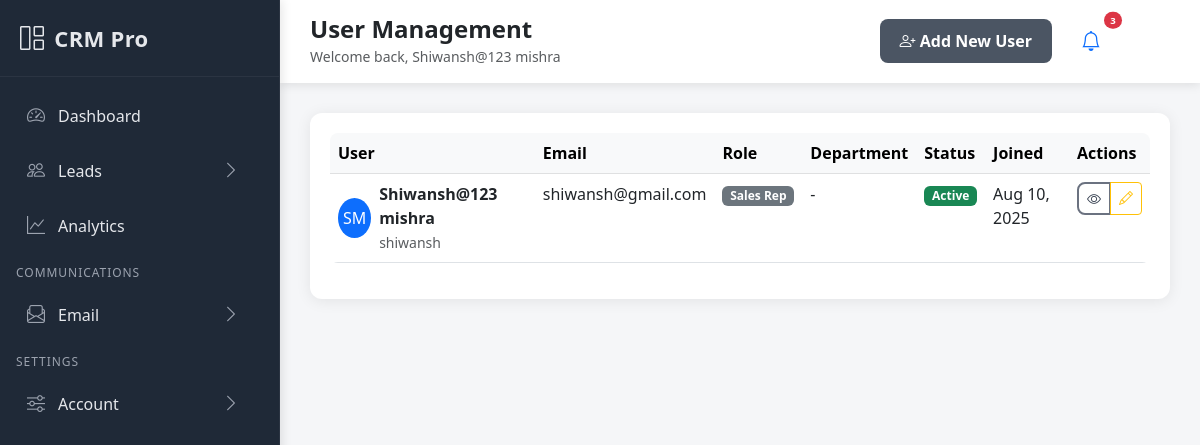
Before: /accounts/users/ (signed in) with the older database file.
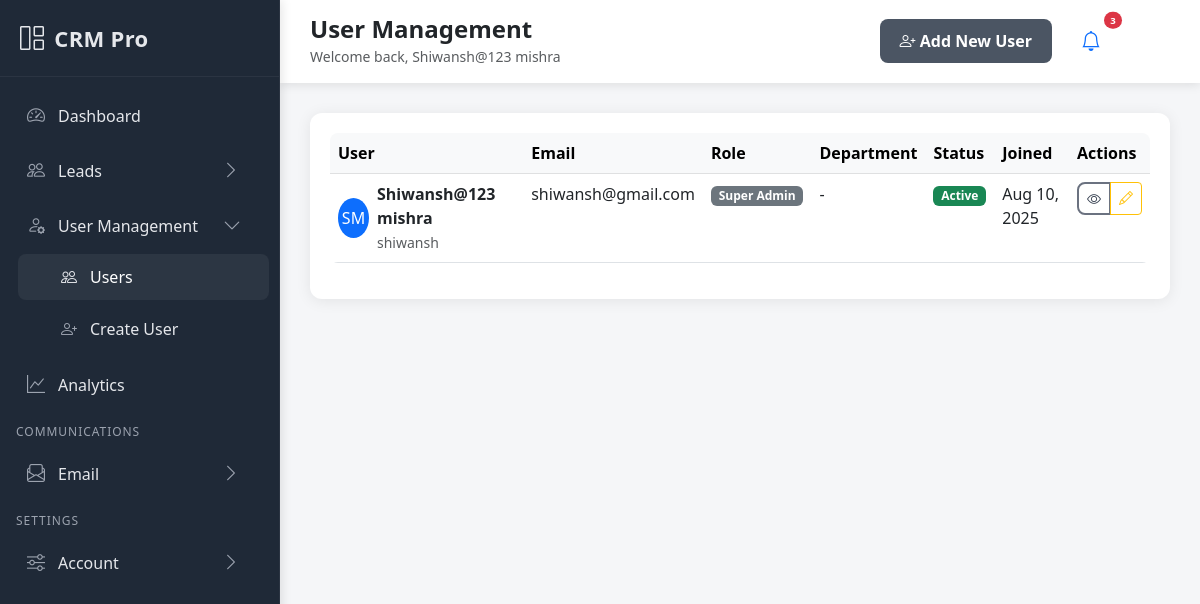
After: the same page with the newer database file.
### accounts/models.py (models this page shows, shortened)
class CustomUser(AbstractUser):
    ROLE_CHOICES = [
        ('superadmin', 'Super Admin'),
        ('admin', 'Admin'),
        ('sales_manager', 'Sales Manager'),
        ('sales_rep', 'Sales Rep'),
        ('marketing', 'Marketing'),
    ]
    email = models.EmailField(unique=True)
    phone = models.CharField(max_length=15, blank=True, null=True)
    role = models.CharField(max_length=20, choices=ROLE_CHOICES, default='sales_rep')
    department = models.CharField(max_length=100, blank=True, null=True)
    profile_picture = models.ImageField(upload_to='profiles/', blank=True, null=True)
    is_active = models.BooleanField(default=True)
    date_joined = models.DateTimeField(auto_now_add=True)
    USERNAME_FIELD = 'username'
    REQUIRED_FIELDS = ['email', 'first_name', 'last_name']

### accounts/views.py (the view, shortened to what this page needs)
# urls.py: path('users/', views.UserListView.as_view(), name='user_list'),
class UserListView(LoginRequiredMixin, UserPassesTestMixin, ListView):
    model = CustomUser
    template_name = 'accounts/user_list.html'
    context_object_name = 'users'
    paginate_by = 20
    def test_func(self):
        return is_admin_or_superuser(self.request.user)
    def get_queryset(self):
        queryset = CustomUser.objects.all().order_by('-date_joined')
        search = self.request.GET.get('search')
        return queryset

### accounts/views.py (called while the page is built)
def is_admin_or_superuser(user):
    return user.is_authenticated and (user.role in ['admin', 'superadmin'] or user.is_superuser)

### templates/accounts/user_list.html (shortened to what this page needs)
{% extends 'base.html' %}
{% block page_title %}User Management{% endblock %}
{% block page_actions %}
<a href="{% url 'accounts:user_create' %}" class="btn btn-primary">
    <i class="bi bi-person-plus"></i> Add New User
</a>
{% endblock %}
{% block content %}
<div class="card">
    <div class="card-body">
        <div class="table-responsive">
            <table class="table table-hover">
                <thead class="table-light">
                    <tr>
                        <th>User</th>
                        <th>Email</th>
                        <th>Role</th>
                        <th>Department</th>
                        <th>Status</th>
                        <th>Joined</th>
                        <th>Actions</th>
                    </tr>
                </thead>
                <tbody>
                    {% for user_obj in users %}
                    <tr>
                        <td>
                            <div class="d-flex align-items-center">
                                {% if user_obj.profile_picture %}
                                <img src="{{ user_obj.profile_picture.url }}" class="rounded-circle me-2" width="40" height="40">
                                {% else %}
                                <div class="bg-primary rounded-circle text-white d-flex align-items-center justify-content-center me-2" style="width: 40px; height: 40px;">
                                    {{ user_obj.first_name.0|upper }}{{ user_obj.last_name.0|upper }}
                                </div>
                                {% endif %}
                                <div>
                                    <div class="fw-bold">{{ user_obj.get_full_name }}</div>
                                    <small class="text-muted">{{ user_obj.username }}</small>
                                </div>
                            </div>
                        </td>
                        <td>{{ user_obj.email }}</td>
                        <td>
                            <span class="badge bg-secondary">{{ user_obj.get_role_display }}</span>
                        </td>
                        <td>{{ user_obj.department|default:"-" }}</td>
                        <td>
                            {% if user_obj.is_active %}
                            <span class="badge bg-success">Active</span>
                            {% else %}
                            <span class="badge bg-danger">Inactive</span>
                            {% endif %}
                        </td>
                        <td>{{ user_obj.date_joined|date:"M d, Y" }}</td>
                        <td>
                            <div class="btn-group btn-group-sm">
                                <a href="{% url 'accounts:user_detail' user_obj.pk %}" class="btn btn-outline-primary btn-sm">
                                    <i class="bi bi-eye"></i>
                                </a>
                                <a href="{% url 'accounts:user_update' user_obj.pk %}" class="btn btn-outline-warning btn-sm">
                                    <i class="bi bi-pencil"></i>
                                </a>
                            </div>
                        </td>
                    </tr>
                    {% empty %}
                    <tr>
                        <td colspan="7" class="text-center text-muted py-4">
                            No users found. <a href="{% url 'accounts:user_create' %}">Create your first user</a>
                        </td>
                    </tr>
                    {% endfor %}
                </tbody>
            </table>
        </div>
    </div>
</div>
{% endblock %}

### templates/base.html (shortened to what the changed rows need)
<!DOCTYPE html>
<html lang="en">
<head>
    <link href="https://cdn.jsdelivr.net/npm/bootstrap@5.3.0/dist/css/bootstrap.min.css" rel="stylesheet">
    <link href="https://cdn.jsdelivr.net/npm/bootstrap-icons@1.10.0/font/bootstrap-icons.css" rel="stylesheet">
</head>
<body>
    <nav class="sidebar" id="sidebar">
        <ul class="nav flex-column sidebar-nav">
            {% if user.role == 'admin' or user.role == 'superadmin' %}
            <li class="nav-item">
                <a class="nav-link" data-bs-toggle="collapse" href="#menu-users" role="button" aria-expanded="{% if request.resolver_match.app_name == 'accounts' and 'user' in request.path %}true{% else %}false{% endif %}" aria-controls="menu-users">
                    <i class="bi bi-person-gear"></i>
                    <span>User Management</span>
                    <i class="bi bi-chevron-right chevron"></i>
                </a>
                <ul class="nav flex-column collapse submenu {% if request.resolver_match.app_name == 'accounts' and 'user' in request.path %}show{% endif %}" id="menu-users">
                    <li class="nav-item">
                        <a class="nav-link {% if request.resolver_match.url_name == 'user_list' %}active{% endif %}" href="{% url 'accounts:user_list' %}">
                            <i class="bi bi-people"></i>
                            <span>Users</span>
                        </a>
                    </li>
                    <li class="nav-item">
                        <a class="nav-link {% if request.resolver_match.url_name == 'user_create' %}active{% endif %}" href="{% url 'accounts:user_create' %}">
                            <i class="bi bi-person-plus"></i>
                            <span>Create User</span>
                        </a>
                    </li>
                </ul>
            </li>
            {% endif %}
        </ul>
    </nav>
    <div class="main-content">
        <div class="topbar">
            <div class="d-flex justify-content-between align-items-center">
                <div class="page-header">
                    <h4 class="mb-0 fw-bold">{% block page_title %}Dashboard{% endblock %}</h4>
                    <small class="text-muted">{% block page_subtitle %}Welcome back, {{ user.get_full_name }}{% endblock %}</small>
                </div>
            </div>
        </div>
        <div class="content-area">
            <div class="page-content fade-in">
                {% block content %}{% endblock %}
            </div>
        </div>
    </div>
</body>
</html>

Changed rows visible on the page:
changed CustomUser "Shiwansh@123 mishra": role "Sales Rep" → "Super Admin"
Other visible differences:
text now shown: "User Management Users Create User"
